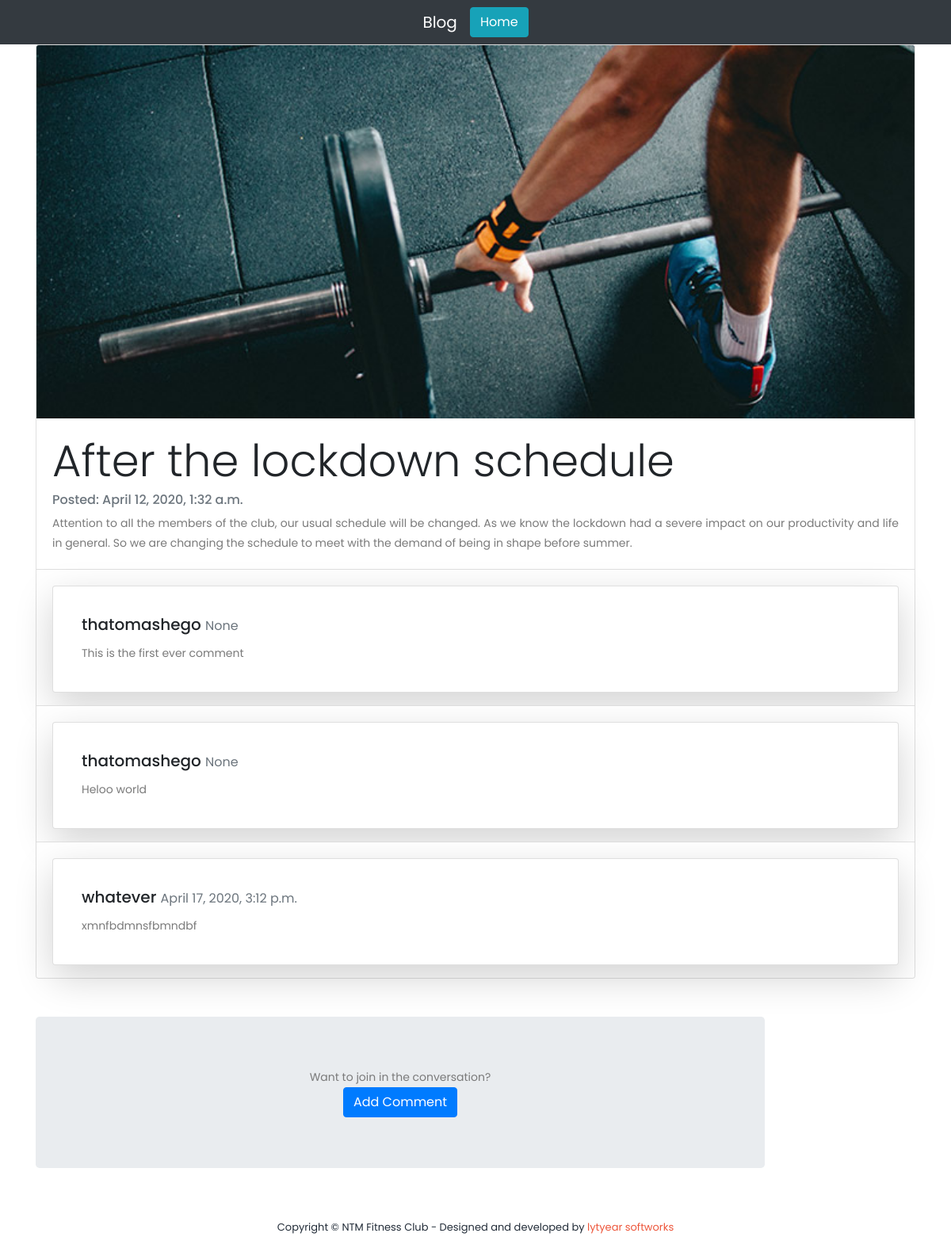
The page /blog/1 on the database its author committed.
### blog/models.py (models this page shows, shortened)
class Post (models.Model):
    title = models.CharField(max_length=100)
    body = models.TextField()
    date_posted = models.DateTimeField(auto_now=True)

class Comment(models.Model):
    body = models.TextField()
    date_posted = models.DateTimeField(auto_now=True)
    author = models.ForeignKey(
        settings.AUTH_USER_MODEL, on_delete=models.CASCADE,)
    post = models.ForeignKey(
        Post, on_delete=models.CASCADE, related_name='comments')

### accounts/models.py (models this page shows)
class Member(AbstractUser):
    id_num = models.IntegerField(default=99101015030080)
    house_num = models.IntegerField(default=0000)
    street_name = models.CharField(max_length=50)
    town = models.CharField(max_length=50)
    city = models.CharField(max_length=50)
    province = models.CharField(max_length=30)

### blog/views.py (the view)
# urls.py: path('<int:pk>', PostDetailView.as_view(), name='blog_detail'),
class PostDetailView(DetailView):
    model = Post
    template_name = "blog-detail.html"
    context_object_name = 'post'

### templates/blog-detail.html (shortened to what this page needs)
{% extends 'blog-base.html'%} {% load static %}
{% block header %}
<nav class="navbar sticky-top navbar-dark bg-dark justify-content-center">
    <a href="{% url 'blog:blog_list' %}" class="navbar-brand">Blog</a>
    <ul class="navbar-nav">
        <li class="nav-item"><a href="{% url 'core:index'%}" class="btn btn-info">Home</a></li>
    </ul>
</nav>
{% endblock header%} {% block main_content %}
<div class="container mt-8">
    <div class="row">
        <div class="col-12">
            <div class="card text-justify vw-90 mt-8">
                <img src="{% static 'core/assets/images/training-image-01.jpg' %}" class="card-img-top" width="90%"
                    height="20%" alt="..." />
                <div class="card-body">
                    <h5 class="card-title display-4 text-wrap">{{ post.title }}</h5>
                    <h6 class="card-subtitle mb-2 text-muted">Posted: {{ post.date_posted }}</h6>
                    <p class="card-text font-weight-normal">{{ post.body }}</p>
                </div>
                <ul class="list-group list-group-flush">
                    {% for comment in post.comments.all %}
                    <li class="list-group-item">
                        <div class="card shadow-lg p-3 mt-2 mb-1 bg-white">
                            <div class="card-body">
                                <h5 class="card-title">{{ comment.author }} <small
                                        class="text-muted">{{ comment.date_posted }}</small></h5>
                                <p class="card-text"> {{ comment.body }}</p>
                            </div>
                        </div>
                    </li>
                    {% endfor %}
                </ul>
            </div>
        </div>
    </div>
    <div class="row">
        <div class="col-10">
            <div class="jumbotron text-center mt-5">
                <p>Want to join in the conversation?</p>
                <a href="{% url 'blog:new_comment' post.pk %}" class="btn btn-primary">Add Comment</a>
            </div>
        </div>
    </div>
</div>
{% endblock main_content %}

### templates/blog-base.html (shortened to what this page needs)
<!DOCTYPE html>
<html lang="en">
<head>
    {% load static %}
    {% load crispy_forms_tags %}
    <link rel="stylesheet" type="text/css" href="{% static 'core/assets/css/bootstrap.min.css' %}">
    <link rel="stylesheet" type="text/css" href="{% static 'core/assets/css/font-awesome.css' %}">
    <link rel="stylesheet" href="{% static 'core/assets/css/superstyle.css' %}">
    </head>
</head>
<body>
    {% block header %}{% endblock header %}
    {% block main_content %}
    {% endblock main_content %}
    {% block footer %}
    <footer>
        <div class="container">
            <div class="row">
                <div class="col-lg-12">
                    <p>Copyright &copy; NTM Fitness Club
                    - Designed and developed by <a rel="nofollow" href="#" class="tm-text-link" target="_parent">lytyear softworks</a></p>
                </div>
            </div>
        </div>
    </footer>
    {% endblock footer%}
</body>
</html>

### static/core/assets/css/superstyle.css (style rules this page uses)
html, body, div, span, applet, object, iframe, h1, h2, h3, h4, h5, h6, p, blockquote, div pre, a, abbr, acronym, address, big, cite, code, del, dfn, em, font, img, ins, kbd, q, s, samp, small, strike, strong, sub, sup, tt, var, b, u, i, center, dl, dt, dd, ol, ul, li, figure, header, nav, section, article, aside, footer, figcaption { margin: 0; padding: 0; border: 0; outline: 0; }
ul, li { padding: 0; margin: 0; list-style: none; }
header, nav, section, article, aside, footer, hgroup { display: block; }
* { box-sizing: border-box; }
html, body { font-family: "Poppins", sans-serif; font-weight: 400; background-color: #fff; font-size: 16px; -ms-text-size-adjust: 100%; -webkit-font-smoothing: antialiased; -moz-osx-font-smoothing: grayscale; }
a { text-decoration: none !important; }
h1, h2, h3, h4, h5, h6 { margin-top: 0px; margin-bottom: 0px; }
ul { margin-bottom: 0px; }
p { font-size: 14px; line-height: 25px; color: #7a7a7a; }
html, body { background: #fff; font-family: "Poppins", sans-serif; }
footer { text-align: center; padding: 30px 0px; }
footer p { color: #232d39; font-size: 13px; }
footer p a { cursor: pointer; color: #ed563b; }

### rows shown on the page
Post: title "After the lockdown schedule", date_posted "April 12, 2020, 1:32 a.m.", body "Attention to all the members of the club, our usual schedule will be changed. As we know the lockdown had a severe impact on our productivity and life in general. So we are changing the schedule to meet with the demand of being in shape before summer."
Comment: author "thatomashego", date_posted "None", body "This is the first ever comment"
Comment: author "thatomashego", date_posted "None", body "Heloo world"
Comment: author "whatever", date_posted "April 17, 2020, 3:12 p.m.", body "xmnfbdmnsfbmndbf"
